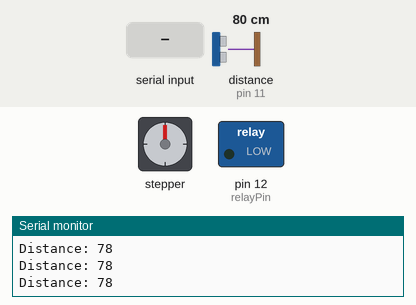
A sketch run on a simulated Arduino Uno, built with avr-gcc and run on an emulated ATmega328P. Shown: stepper motor, switched loads named in the sketch (green lamp = pin HIGH), the last lines printed to the serial monitor. Wiring (inferred from the names in the program): ultrasonic range finder: trigger pin 10; echo pin 11; stepper motor driver (200 steps per turn assumed): step pin 8; direction pin 9. Dashed ring = blinking. The inputs (shaded band) are chosen by the test bench; at power-on: distance to the obstacle (sensor on pin 11) 80 cm. The echo pulse lasts 58.3 µs per cm; pins used as bus, display or sensor lines are not drawn.

Above: at 1.2 s.
1.3 s: distance to the obstacle (sensor on pin 11) set to 71 cm
2.8 s: distance to the obstacle (sensor on pin 11) set to 61 cm
At 3.16 s:
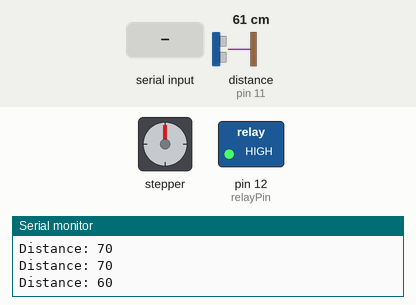
5.8 s: "unlock\n" received over Serial
At 6.8 s:
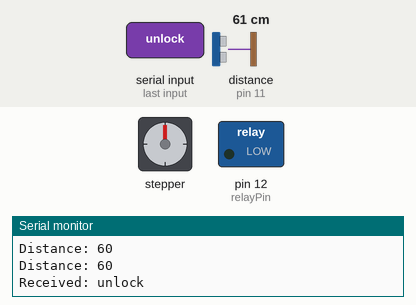
8.8 s: "lock\n" received over Serial
At 10.6 s:
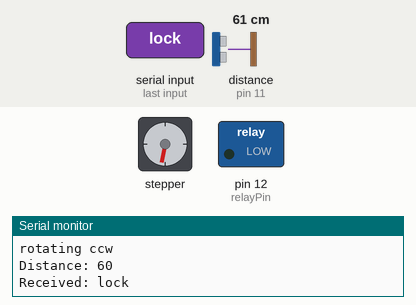
11.8 s: "unlock\n" received over Serial
At 13.18 s:
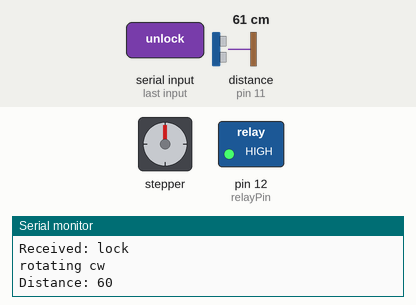
14.8 s: distance to the obstacle (sensor on pin 11) set to 120 cm
At 17.4 s:
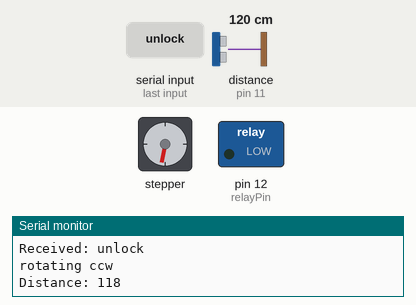
Timing chart, 0 to 18.8 s (numbered marks = the images above; inputs shaded):
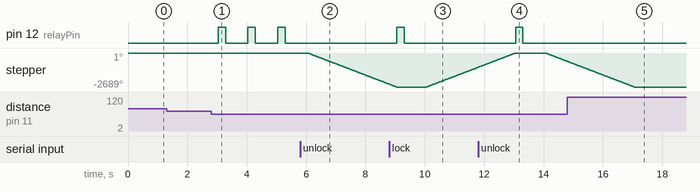

Measured:
- the behaviour switches between 66 and 65 cm on distance to the obstacle (sensor on pin 11) (found by bisection; images 0 and 1)
- after the input at 2.8 s, pin 12 (relayPin): alternates HIGH for 0.25 s and LOW for 0.75 s, starting after 0.24 s
- after the input at 5.8 s, pin 12 (relayPin): stops changing and stays LOW; stepper: keeps turning counter-clockwise at about 896°/s, starting after 0.24 s
- after the input at 8.8 s, pin 12 (relayPin): goes on until 9.3 s, then stays LOW
- after the input at 11.8 s, pin 12 (relayPin): goes on until 13.3 s, then stays LOW
- after the input at 14.8 s, pin 12 (relayPin): stops changing and stays LOW

The sketch:

Arduino-Bike.ino
```cpp
// Define the pins for the stepper motor
const int dirPin = 9;   // Direction pin for the stepper motor
const int pulPin = 8;   // Pulse pin for the stepper motor
#define trigPin 10      // Trig pin for ultrasonic sensor
#define echoPin 11      // Echo pin for ultrasonic sensor
#define relayPin 12     // Relay pin for controlling 12V LED

void setup() {
  // Set the direction and pulse pins as outputs for the stepper motor
  pinMode(dirPin, OUTPUT);
  pinMode(pulPin, OUTPUT);

  // Set up ultrasonic sensor and relay
  pinMode(trigPin, OUTPUT);
  pinMode(echoPin, INPUT);
  pinMode(relayPin, OUTPUT);

  // Initialize serial communication for debugging and communication with ESP32
  Serial.begin(9600);
  Serial.println("Arduino ready");
}

void loop() {
  // Check if a command is received from the ESP32
  if (Serial.available() > 0) {
    String command = Serial.readStringUntil('\n');
    Serial.print("Received: ");
    Serial.println(command);
command.trim();
    if (command == "unlock") {
      open();   // Rotate clockwise for 3 seconds
      Serial.println("rotating ccw");
    } else if (command == "lock") {
      close();  // Rotate counterclockwise for 3 seconds
       Serial.println("rotating cw");
    }
  }

  // Measure the distance using the ultrasonic sensor
  long duration, distance;

  // Clear the trigPin
  digitalWrite(trigPin, LOW);
  delayMicroseconds(2);

  // Sets the trigPin on HIGH state for 10 microseconds
  digitalWrite(trigPin, HIGH);
  delayMicroseconds(10);
  digitalWrite(trigPin, LOW);

  // Reads the echoPin, returns the sound wave travel time in microseconds
  duration = pulseIn(echoPin, HIGH);

  // Calculating the distance
  distance = (duration * 0.034) / 2;

  // Print the distance on the Serial Monitor
  Serial.print("Distance: ");
  Serial.println(distance);

  // Check if the distance is below the threshold (e.g., 65 cm)
  if (distance < 65) {
    // Turn on the relay (which will turn on the 12V LED)
    digitalWrite(relayPin, HIGH);
    delay(250);
    digitalWrite(relayPin, LOW);
    delay(250);
  } else {
    // Ensure the relay is off if the distance is above the threshold
    digitalWrite(relayPin, LOW);
  }

  delay(500); // Adjust the delay as needed
}

// Function to rotate the stepper motor clockwise for 3 seconds
void open() {
  digitalWrite(dirPin, LOW);  // Set direction to clockwise
  unsigned long startTime = millis();
  while (millis() - startTime < 3000) {  // Run for 3000 milliseconds (3 seconds)
    digitalWrite(pulPin, HIGH);
    delayMicroseconds(1000);  // Adjust this delay to control speed
    digitalWrite(pulPin, LOW);
    delayMicroseconds(1000);  // Adjust this delay to control speed
  }
}

// Function to rotate the stepper motor counterclockwise for 3 seconds
void close() {
  digitalWrite(dirPin, HIGH);  // Set direction to counterclockwise
  unsigned long startTime = millis();
  while (millis() - startTime < 3000) {  // Run for 3000 milliseconds (3 seconds)
    digitalWrite(pulPin, HIGH);
    delayMicroseconds(1000);  // Adjust this delay to control speed
    digitalWrite(pulPin, LOW);
    delayMicroseconds(1000);  // Adjust this delay to control speed
  }
}
```
